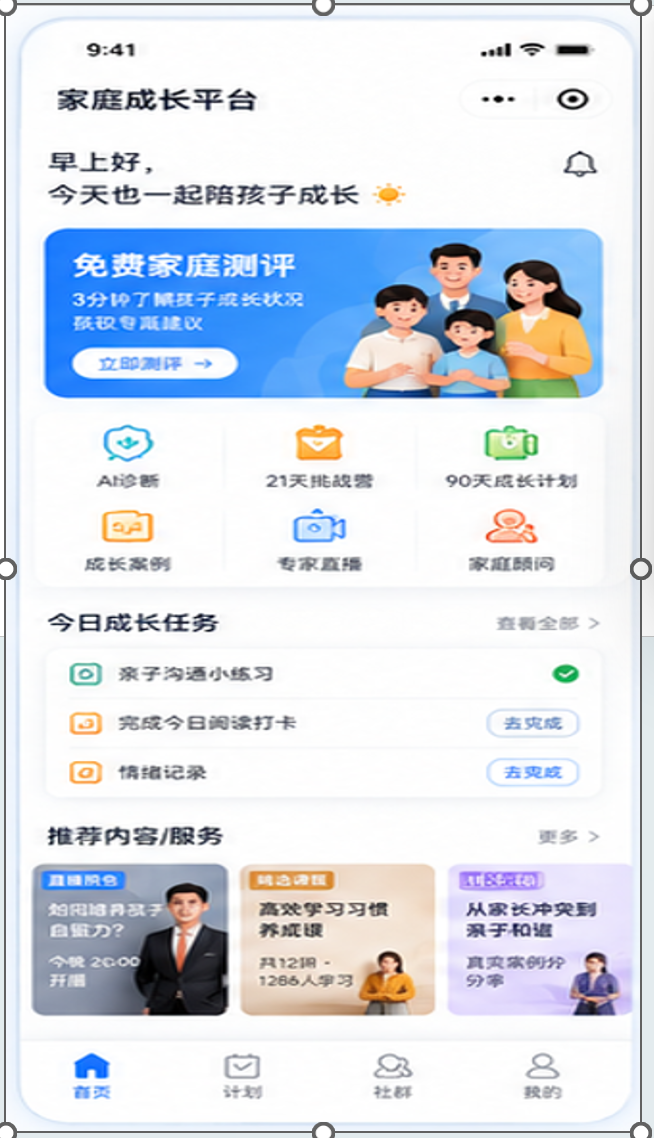
#> input picture 50_开发_dev/apps/web/src/assets/bangyang-reference/home-screen-reference-654x1138.png, 654 x 1138 px, found by its file name
$ python crop_bangyang_home_reference.py
#> lines starting #> are read from the running program, lines starting #| are printed output that depends on the picture
from pathlib import Path
from PIL import Image

source = Path('/home/ubuntu/family-repo-review/50_开发_dev/apps/web/src/assets/bangyang-reference/home-screen-reference-654x1138.png')
target = Path('/home/ubuntu/family-repo-review/50_开发_dev/apps/web/src/assets/bangyang-reference/home-screen-ui-crop.png')

image = Image.open(source)
#> image is the input picture: PIL image 654x1138 RGB; mean R, G, B 217.3, 223.3, 232.1
# Remove PowerPoint selection handles and keep the reference phone/app canvas.
# Coordinates are measured from the user-supplied 654 x 1138 source image.
app_canvas = image.crop((22, 18, 632, 1120))
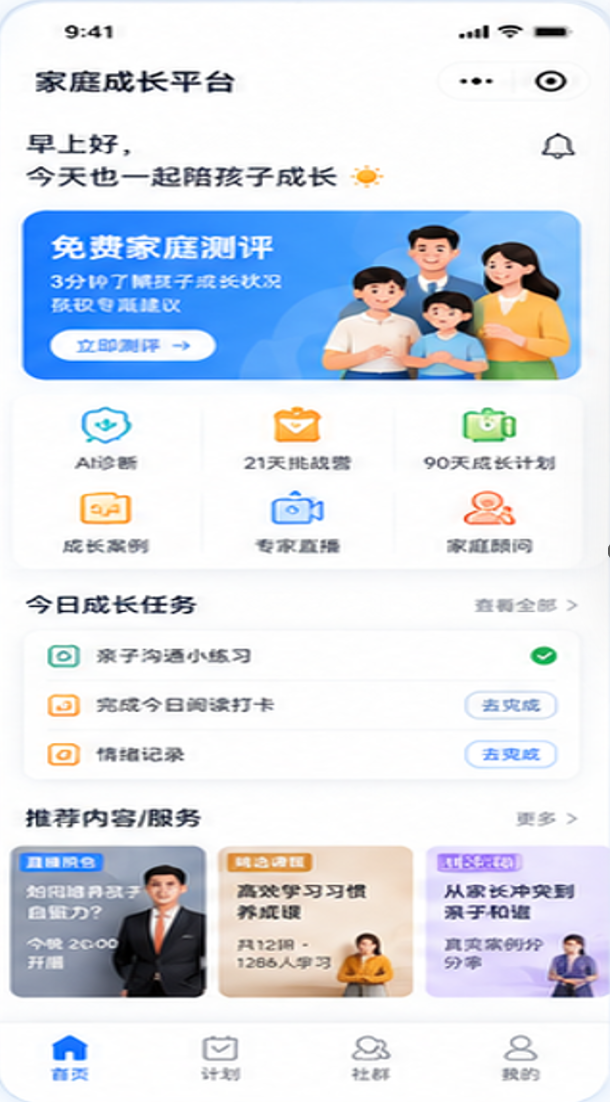
#> app_canvas: PIL image 610x1102 RGB; mean R, G, B 217.1, 223.2, 232.4
app_canvas.save(target, optimize=True)
print(f'{target} {app_canvas.size[0]}x{app_canvas.size[1]}')
#| /home/ubuntu/family-repo-review/50_开发_dev/apps/web/src/assets/bangyang-reference/home-screen-ui-crop.png 610x1102
